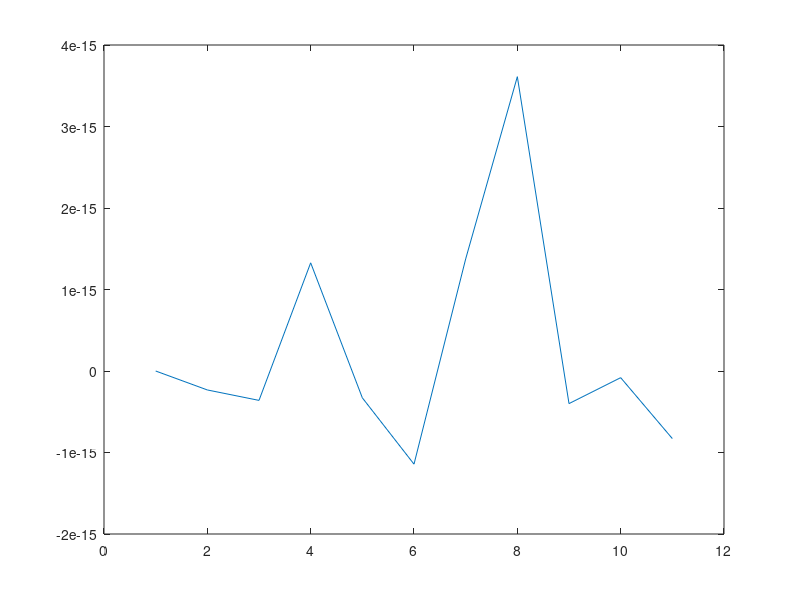
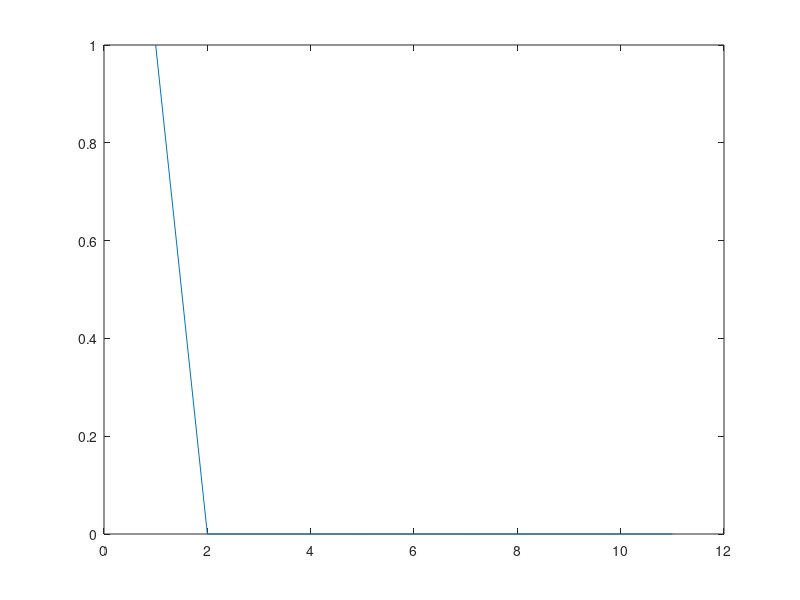
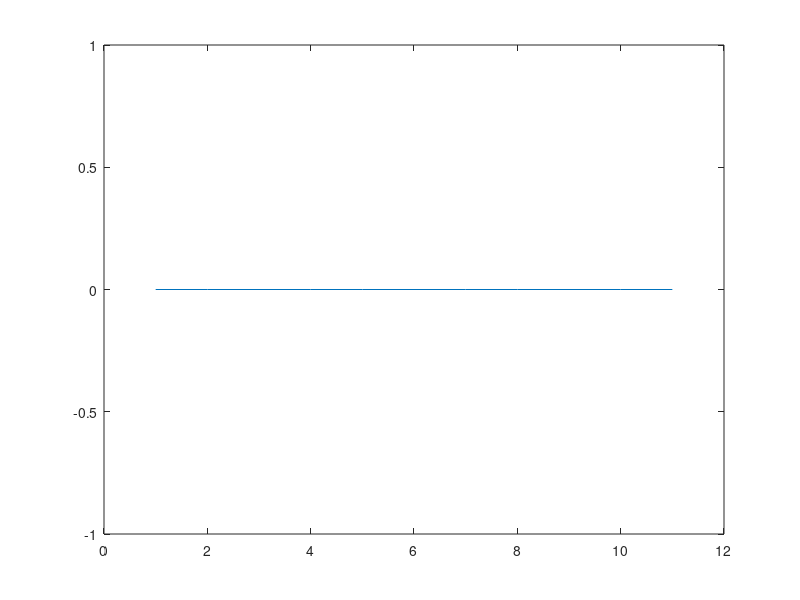
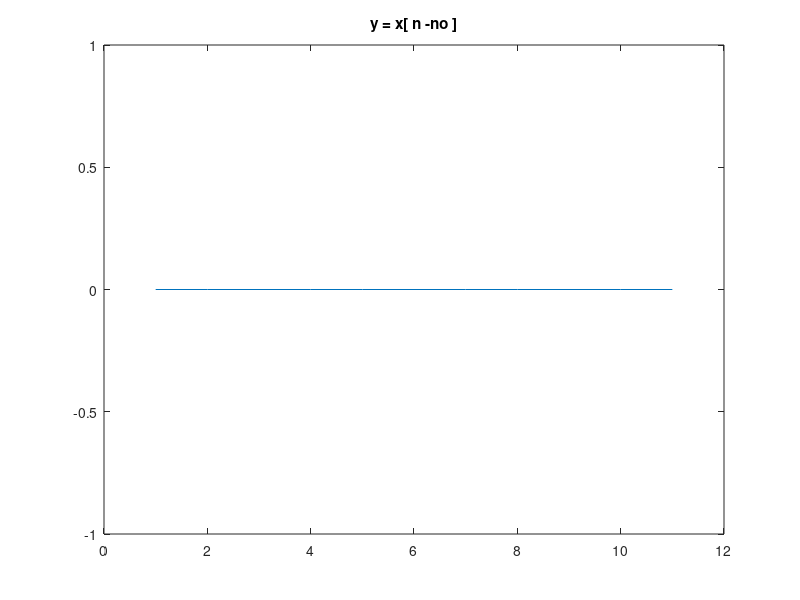

The MATLAB script that drew these images, in order:
% Guia de trabajos practicos Nº 4
% Ejercicio 1
clear all;
close all;

t = 0:0.1:1;

% Impulso
x = rand( size(t) );
x(1) = 1;

% Item 1
A = 1;
f = 10; % en Hz
T = 1;
g = A * sin( 2*pi*f*t*T );

y1 = A*sin( 2*pi*f*t*T).*x;

figure( 1 );
plot( y1 );

% Item 2
y2 = zeros( size( x ) );
for i=1:size(x) 
    for j=i:size(x)
        y2(i) = y2(i) + x(j);
    end
end

figure(2);
plot( y2 );

% Item 3
y3 = zeros( size( x ) );
n = 3;
for i=1+n:size(x)-n
    for j=1:size(x)-2*n
        y3(i) = y3(i) + x(j);
    end
end
figure(3);
plot( y3 );

% Item 4
y4 = zeros( size( x ) );
n = 3;
for i=n:size(x)
    y4(i-n) = x(i);
end

figure(4);
plot( y4 );
title( "y = x[ n -no ]");

% Item 5
y5 = exp( x );

figure( 5 );
plot( y5 );
title( "y = e^x[n]" );

% Item 6
y6 = x + 2;
figure( 6 );
plot( y6 );
title( "y = x[n]+2");

% Item 7
y7 = n+x;
figure( 7 );
plot( y7 );
title( "y7 = n*x[n]");
